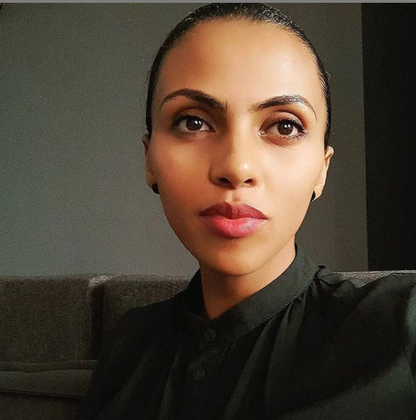
%> input picture Zeritu.png, 416 x 420 px, shrunk from 597 x 603 before the run
$ octave high_pass_filter.m   (GNU Octave 9; MATLAB toolbox functions it lacks are replaced by stand-ins)
%> lines starting %> are read from the running program, lines starting %| are printed output that depends on the picture
%% AAiT_DSP_Project_Section_3C_2021
%% High Pass Filter

clear all;
clc;
close all;

%% Reading image (grayscale)
I = imread('Zeritu.png');
%> I is the input picture: size 420x416x3 uint8; mean R, G, B 78.6, 66.2, 52.9
I = rgb2gray(I);
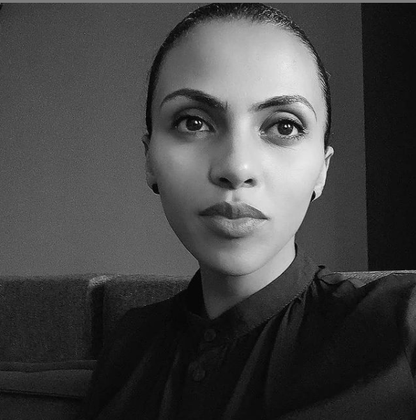
%> I: size 420x416 uint8; min 0, max 255, mean 68.5

[M,N] = size(I);
%> M = 420; N = 416

%% Finding D(u,v)
D = zeros(size(I));
for u = 1:M
    for v = 1:N
        D(u,v) = ((u-(M/2))^2 + (v-(N/2))^2)^(1/2);
    end
end
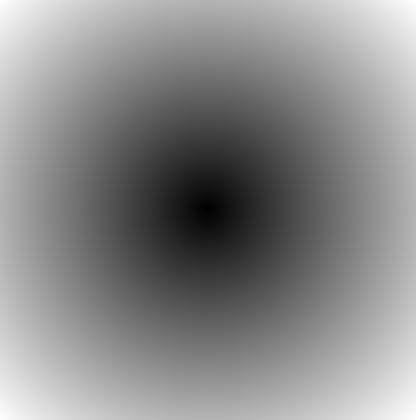
%> D: size 420x416 double; min 0, max 295.6, mean 159.9; drawn with min black and max white

%% Finding H(u,v)
H = zeros(size(I));
for u = 1:M
    for v = 1:N
        H(u,v) = 1/(1 + (D(u,v)/20)^-4);
    end
end
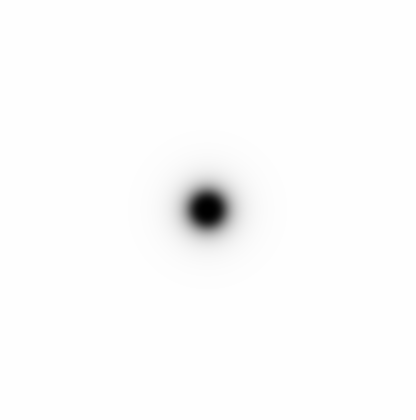
%> H: size 420x416 double; min 0, max 1, mean 0.989

%% Processing
F = fft2(I);
F = fftshift(F);
Y  = F.*H;
Y1 = ifftshift(Y);
y = ifft2(Y1);

%% Displaying the results
subplot(121),imshow(I),title('Original Image');
subplot(122),imshow(uint8(y)),title('Output image');
%> (this line was passed over: imshow is not available in this run)

%% Conclusion
% High Pass Filter Blocks low frequencies on the image, hence the image
% looses its definitions.

$ run again, with build.jpg saved as Zeritu.png
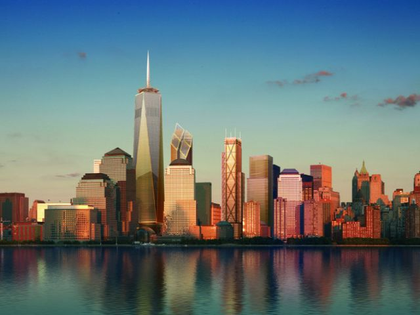
%> input picture build.jpg, 420 x 315 px, shrunk from 640 x 480 before the run
%> I is the input picture: size 315x420x3 uint8; mean R, G, B 102.1, 117.3, 119.1
%> I: size 315x420 uint8
%> after the loop `for u = 1:M`:
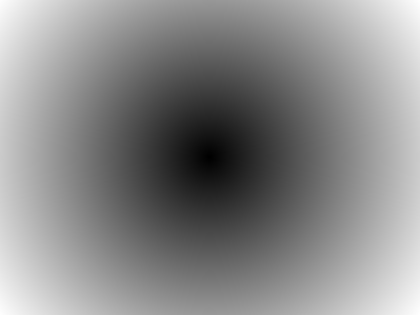
%> D: size 315x420 double; min 0.5, max 262.5, mean 141.5; drawn with min black and max white
%> after the loop `for u = 1:M`:
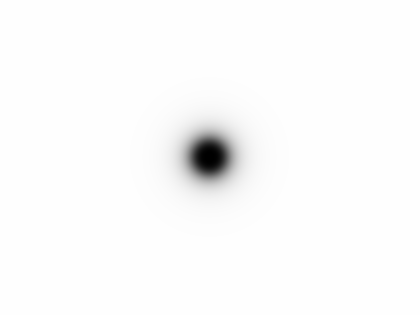
%> H: size 315x420 double; min 3.91e-07, max 1, mean 0.985
